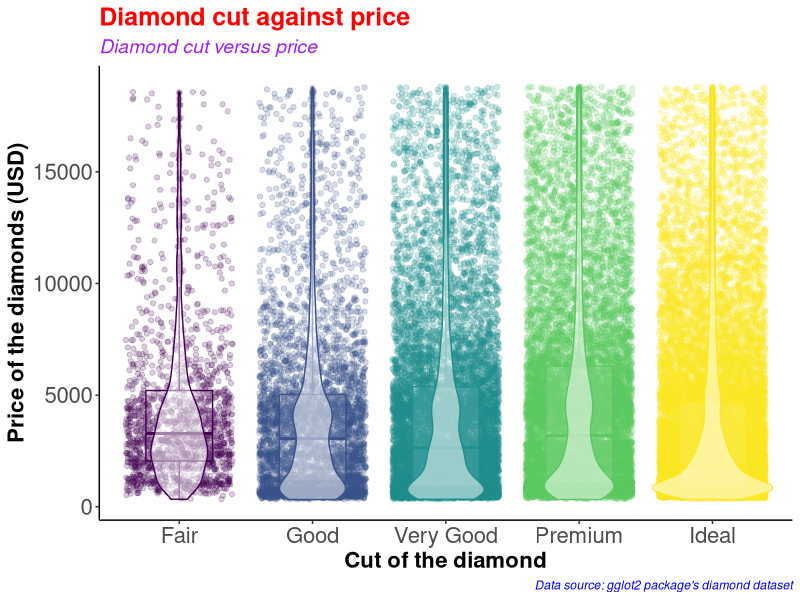
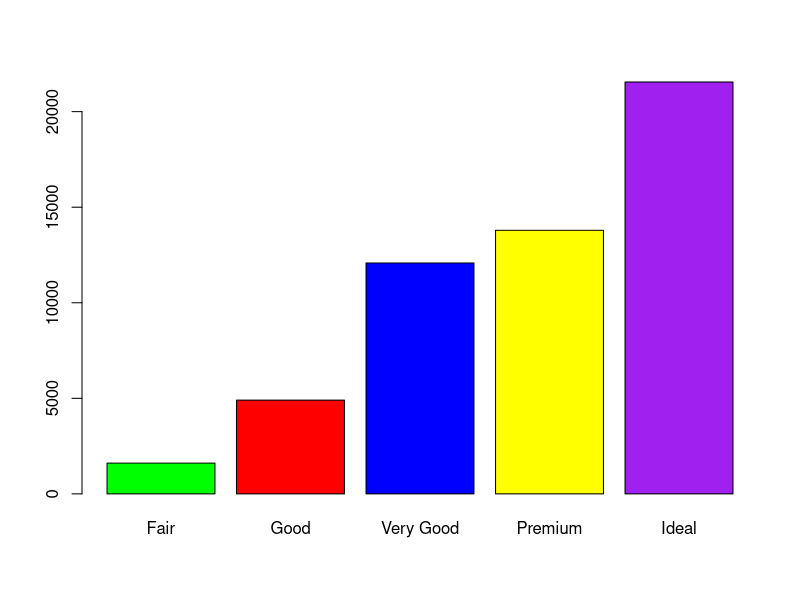
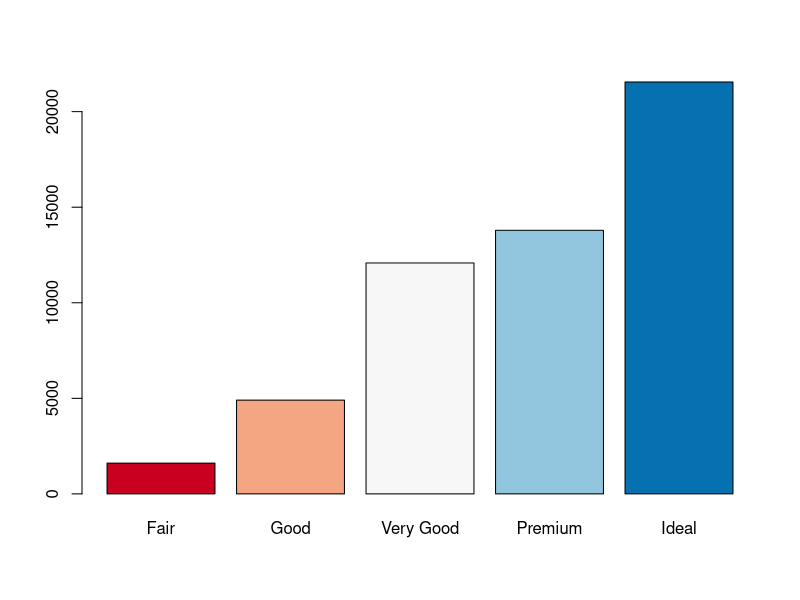
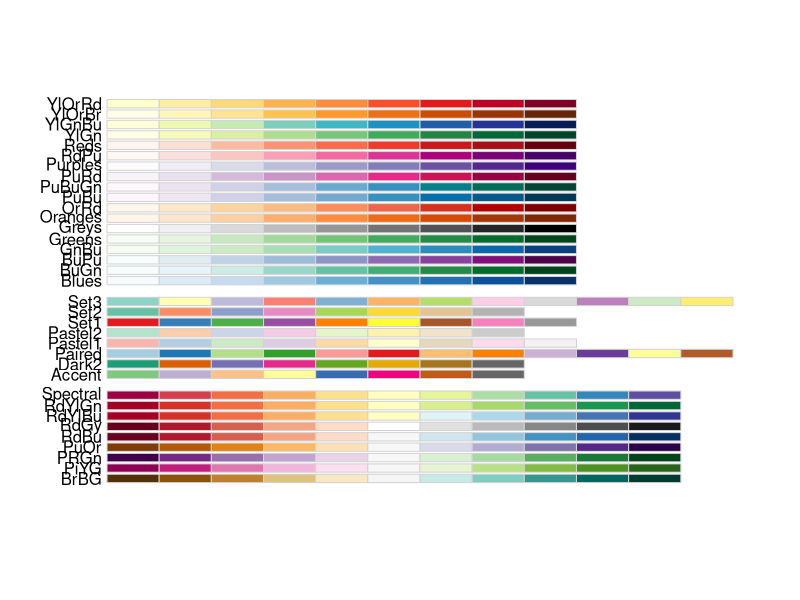
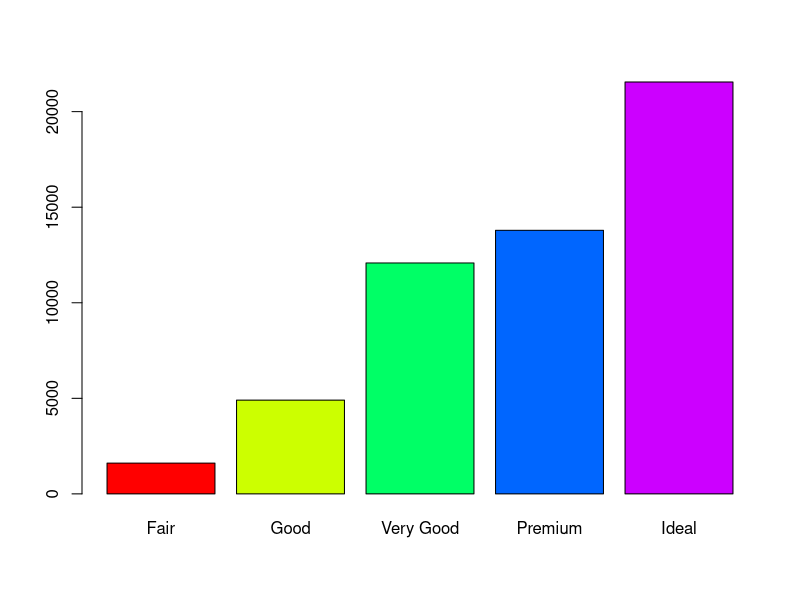
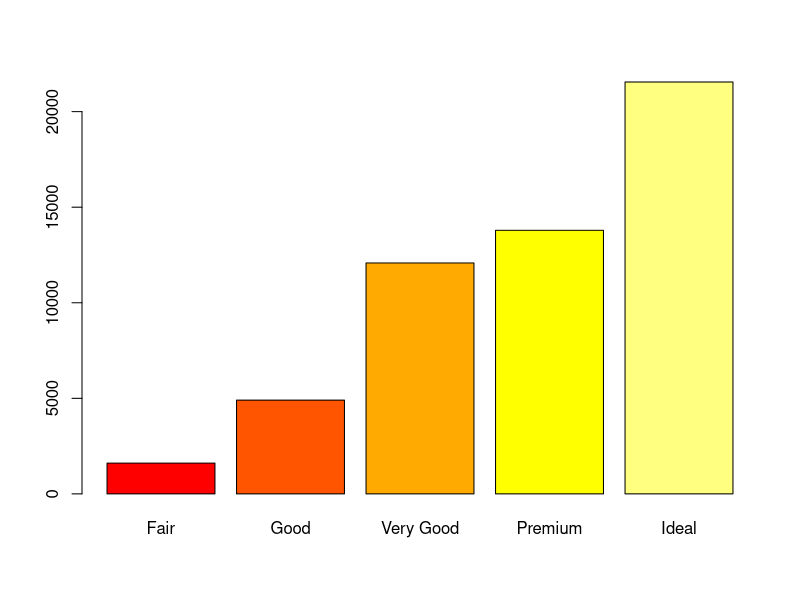
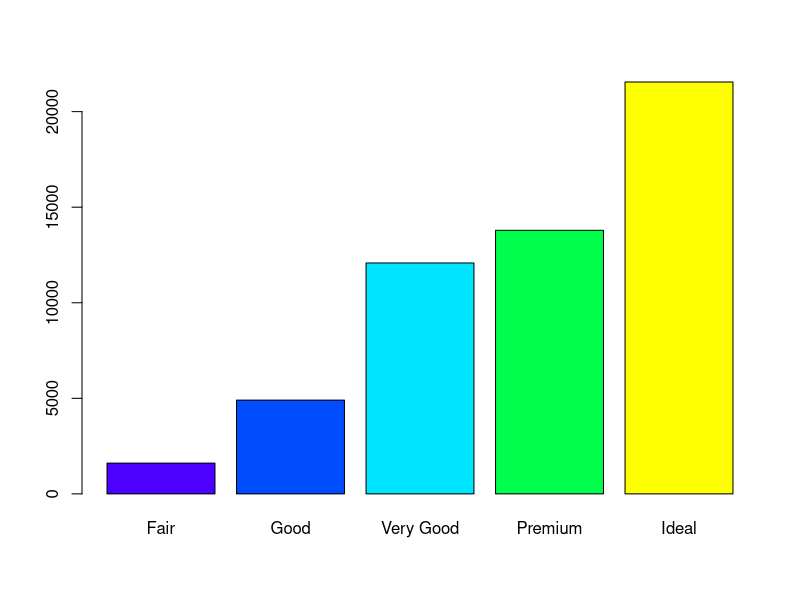
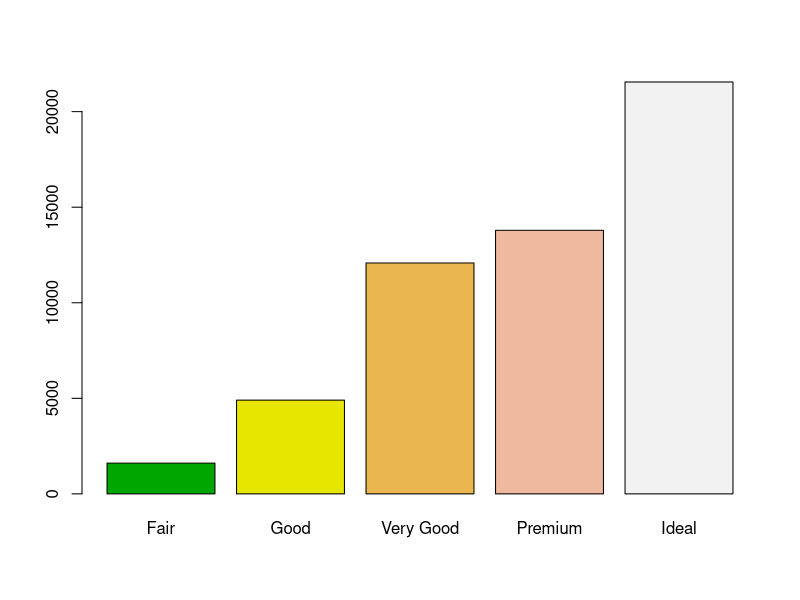

These figures' R source, in order:
#########################################
# Name: Wyclife Agumba Oluoch           #   
# E-mail: wyclifeoluoch@gmail.com       #
# GitHub: https://github.com/Wycology   #
# Task: Boxplot and violin plots in one #
# Date: 4th Jan 2021                    #
# Last edited: 10th Feb 2021            #
#########################################

# Loading the necessary libraries
library(tidyverse)
library(RColorBrewer)

diamonds_df <- diamonds # Cloning the diamonds data to a new object

diamonds_df %>% # Picking the data
  ggplot(aes(x = cut, y = price, color = cut)) + # Adding the mapping variables
  geom_point(position = "jitter", alpha = 0.2) + # Adding jitter and alpha
  geom_boxplot(alpha = 0.1, width = 0.5) + # Modifying dimensions of the boxplot 
  geom_violin(alpha = 0.5) + # Adding violin plot on top of the box and jitter
  theme_classic() + # Adding my preferred theme for publication.
  theme(legend.position = "none") +
  labs(x = "Cut of the diamond",
       y = "Price of the diamonds (USD)",
       title = "Diamond cut against price",
       subtitle = "Diamond cut versus price",
       caption = "Data source: gglot2 package's diamond dataset") +
  theme(axis.text=element_text(size=16),
        axis.title=element_text(size=16,face="bold")) +
  theme(plot.title = element_text(color = 'red', size = 18, face = 'bold'),
        plot.subtitle = element_text(color = 'purple', size = 14, face = 'italic'),
        plot.caption = element_text(color = 'blue', face = 'italic'))

diamonds %>% 
  filter(cut == 'Very Good') %>% 
  nrow()

diamonds %>% 
  select(cut) %>% 
  table() %>% 
  barplot(col = c('green', 'red', 'blue', 'yellow', 'purple'))

# Instead of specifying the colors, we can simply use the color brewer panel 

diamonds %>% 
  select(cut) %>% 
  table() %>% 
  barplot(col = brewer.pal(n = 5, name = "RdBu"))
# To display more brewer colors options to use, run the following function:

display.brewer.all()

# Can also use rainbow colors

diamonds %>% 
  select(cut) %>% 
  table() %>% 
  barplot(col = rainbow(5))

# Can also use heat.colors
diamonds %>% 
  select(cut) %>% 
  table() %>% 
  barplot(col = heat.colors(5))

# Can also use topographic colors

diamonds %>% 
  select(cut) %>% 
  table() %>% 
  barplot(col = topo.colors(5))

# Can also use terrain colors
diamonds %>% 
  select(cut) %>% 
  table() %>% 
  barplot(col = terrain.colors(5))

# Can also use cm.colors
diamonds %>% 
  select(cut) %>% 
  table() %>% 
  barplot(col = cm.colors(5))

?getData
# That is awesome. Good for the day.
